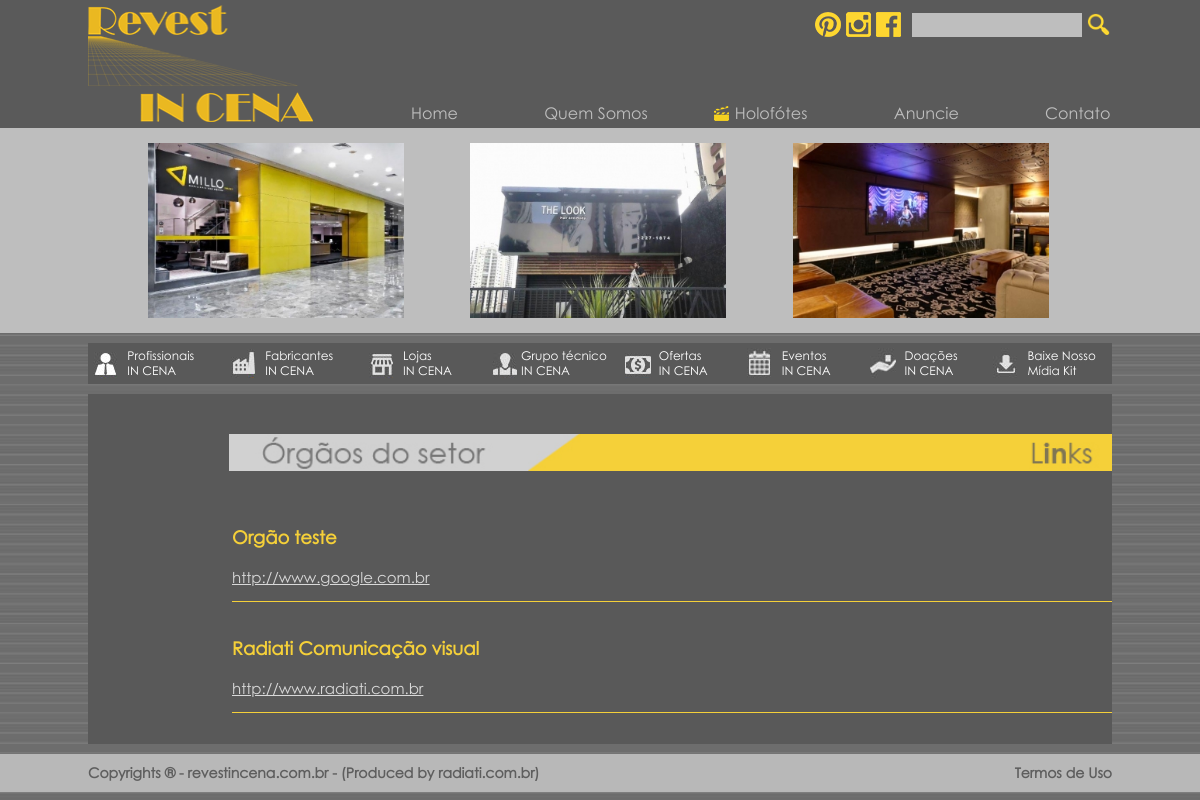
/orgaos-do-setor.php, run on the app's committed database.
### tables this page shows
CREATE TABLE IF NOT EXISTS `publicidade` (
  `id_p` int(11) NOT NULL AUTO_INCREMENT,
  `name_p` varchar(30) NOT NULL,
  `image_p` varchar(50) NOT NULL,
  `url_p` varchar(150) NOT NULL,
  PRIMARY KEY (`id_p`)
);

CREATE TABLE IF NOT EXISTS `orgaos` (
  `id_or` int(11) NOT NULL AUTO_INCREMENT,
  `title_or` varchar(150) NOT NULL,
  `url_or` varchar(150) NOT NULL,
  PRIMARY KEY (`id_or`)
);

### orgaos-do-setor.php (the view, shortened to what this page needs)
<?php $pagename = "holofotes";   ?>
<?php include_once('cms/php/conn.php'); mysqli_set_charset($conn, "utf8");?>
<!DOCTYPE html>
<html lang="pt-br">
	<head>
		<?php include_once('includes/head.php');?>
	</head>
	<body>
		<?php include_once('includes/header.php');?>
		<?php include_once('includes/menu.php');?>
		<div class="Centro FundoConteudo">
			<img src="imagens/tit-orgaos-setor.jpg" alt="Orgãos do Setor" class="Titulos TitulosGrandes right"/>
		<?php
			$SelectOrgaos = mysqli_query($conn, "SELECT * FROM orgaos ORDER BY title_or");
			while($orgaos = mysqli_fetch_object($SelectOrgaos)):
		?>
			<div class="BlocoConteudo1 BlocoQuemSomos right">
				<h2><?php echo $orgaos->title_or;?></h2>
				<br/>
				<p>
					<a href="<?php echo $orgaos->url_or;?>" target="_blank"><?php echo $orgaos->url_or;?></a>
				</p>
			</div>
		<?php
			endwhile;
		?>
			<div class="esp"></div>
		</div>
		<?php include_once('includes/footer.php');?>
	</body>
</html>

### includes/header.php (shortened to what this page needs)
		<header>
			<div class="FundoSuperior">
				<div class="Centro">
					<a href="index.php">
						<img src="imagens/logo.png" alt="logo" class="Logo"/>
					</a>
					<div class="RedesSociaisHeader">
						<div class="IconesEsquerda">
							<img src="imagens/icones/pinterest.png" alt="Pinterest" class="Icones"/>
							<img src="imagens/icones/instagram.png" alt="Instagram" class="Icones"/>
							<img src="imagens/icones/fb.png" alt="Facebook" class="Icones"/>
						</div>
						<div class="FormDireita">
							<form name="buscar" method="post" action="">
								<input type="text" name="busca"/>
								<button onclick="this.submit();">
									<img src="imagens/icones/lupa.png" alt="Lupa"/>
								</button>
							</form>
						</div>
					</div>
					<nav>
						<ul class="MenuSuperior">
<?php
        if($pagename=="home"){
?>
							<li style="background-position: 35px 3px;" class="claquete_ativa" id="hover_claquete">
								<a href="index.php" style="margin-right:48px;">
									Home
								</a>
							</li>
							<li style="background-position: 18px 3px; width: 150px;" id="hover_claquete">
								<a href="quem-somos.php" style="margin-right:8px;">
									Quem Somos
								</a>
							</li>
							<li style="background-position: 58px 3px;" id="hover_claquete">
								<a href="#">
									Holofótes
								</a>
								<ul class="Dropdown">
									<li onclick="location.href='personalidades.php'">
										<a href="personalidades.php">Personalidades IN CENA</a>
									</li>
									<li onclick="location.href='materias.php'">
										<a href="materias.php">Matérias e Artigos</a>
									</li>
									<li onclick="location.href='orgaos-do-setor.php'">
										<a href="orgaos-do-setor.php">Orgãos do Setor</a>
									</li>
									<li onclick="location.href='noticias.php'">
										<a href="noticias.php">Notícias</a>
									</li>
									<li onclick="location.href='projetos.php'">
										<a href="projetos.php">Projetos</a>
									</li>
                                    <li onclick="location.href='newsletter.php'">
										<a href="newsletter.php">Newsletter</a>
									</li>
								</ul>
							</li>
							<li style="background-position: 65px 3px;" id="hover_claquete">
								<a href="#">
									Anuncie
								</a>
							</li>
							<li style="background-position: 63px 3px;" id="hover_claquete">
								<a href="contato.php">
									Contato
								</a>
							</li>
<?php }elseif($pagename=="holofotes"){ ?>
							<li style="background-position: 35px 3px;"  id="hover_claquete">
								<a href="index.php" style="margin-right:48px;">
									Home
								</a>
							</li>
							<li style="background-position: 18px 3px; width: 150px;" id="hover_claquete">
								<a href="quem-somos.php" style="margin-right:8px;">
									Quem Somos
								</a>
							</li>
							<li style="background-position: 58px 3px;" id="hover_claquete" class="claquete_ativa">
								<a href="#">
									Holofótes
								</a>
							</li>
							<li style="background-position: 65px 3px;" id="hover_claquete">
								<a href="#">
									Anuncie
								</a>
							</li>
                            <li style="background-position: 63px 3px;" id="hover_claquete">
								<a href="contato.php">
									Contato
								</a>
							</li>
<?php }else if(!isset($pagename)){ ?>
							<li style="background-position: 35px 3px;"  id="hover_claquete" class="claquete_ativa">
								<a href="index.php" style="margin-right:48px;">
									Home
								</a>
							</li>
							<li style="background-position: 18px 3px; width: 150px;" id="hover_claquete">
								<a href="quem-somos.php" style="margin-right:8px;">
									Quem Somos
								</a>
							</li>
							<li style="background-position: 58px 3px;" id="hover_claquete" >
								<a href="#">
									Holofótes
								</a>
								<ul class="Dropdown">
									<li onclick="location.href='personalidades.php'">
										<a href="personalidades.php">Personalidades IN CENA</a>
									</li>
									<li onclick="location.href='materias.php'">
										<a href="materias.php">Matérias e Artigos</a>
									</li>
									<li onclick="location.href='orgaos-do-setor.php'">
										<a href="orgaos-do-setor.php">Orgãos do Setor</a>
									</li>
									<li onclick="location.href='noticias.php'">
										<a href="noticias.php">Notícias</a>
									</li>
									<li onclick="location.href='projetos.php'">
										<a href="projetos.php">Projetos</a>
									</li>
                                           <li onclick="location.href='newsletter.php'">
										<a href="newsletter.php">Newsletter</a>
									</li>
								</ul>
							</li>
							<li style="background-position: 65px 3px;" id="hover_claquete">
								<a href="#">
									Anuncie
								</a>
							</li>
                            <li style="background-position: 63px 3px;" id="hover_claquete">
								<a href="contato.php">
									Contato
								</a>
							</li>
<?php } ?>
                        </ul>
					</nav>
					<div class="esp"></div>
				</div>
			</div>
			<div class="FundoInferior">
				<div class="Centro DestaqueTopo">
					<?php
						$SelectPublict = mysqli_query($conn, "SELECT * FROM publicidade LIMIT 0, 3");
						while($Publict=mysqli_fetch_object($SelectPublict)):
						if($Publict->image_p!=''):
					?>
						<a href="<?php echo $Publict->url_p?>" target="_blank">
							<img src="cms/imagens/publicidade/<?php echo $Publict->image_p?>" alt="destaque" class="ImagemDestaqueTopo"/>
						</a>
					<?php
						endif;
						endwhile;
					?>
					<div class="esp"></div>
				</div>
			</div>
		</header>

### css/style.css (style rules this page uses)
* { padding: 0; margin: 0; font-family: "Century Gothic"; outline: none; }
body { background: url(../imagens/fundo.jpg); }
header { width: 100%; height: auto; }
.FundoSuperior, .FundoInferior { width: 100%; height: auto; }
.FundoSuperior { padding: 5px 0; background: #5a5a5a; }
.FundoInferior { padding: 10px 0; background: #bebebe; }
.esp { width: 100%; height: 1px; clear: both; }
.DestaqueTopo a { text-decoration: none; }
.SubMenu, .FundoConteudo { background: #595959; }
.FundoConteudo { padding: 10px; margin-top: 10px !important; }
.right { float: right; }

### css/mobile.css (style rules this page uses)
.FundoSuperior .MenuSuperior .claquete_ativa { background-image: url("../imagens/icones/claquete.png"); background-repeat: no-repeat; }
.Centro { height: auto; margin: auto; position: relative; width: 1024px; }
.FundoConteudo { width: 1004px !important; }
.Logo { float: left; height: auto; width: 22%; }
nav { bottom: 0; height: auto; margin-top: 20px; position: absolute; right: 0; width: 74%; }
.MenuSuperior { list-style: outside none none; }
.MenuSuperior li { float: left; text-align: right; width: 20%; }
.MenuSuperior li a { color: #bebebe; text-decoration: none; }
.RedesSociaisHeader { position: absolute; right: 0; top: 0; width: auto; }
.IconesEsquerda { float: left; padding-right: 10px; padding-top: 2px; text-align: right; width: 200px; }
.FormDireita { float: right; padding-top: 8px; width: 200px; }
.RedesSociaisHeader .Icones { padding-top: 5px; }
.RedesSociaisHeader input[type="text"] { background: #bebebe none repeat scroll 0 0; border: 0 none; padding: 4px 5px; width: 160px; }
.RedesSociaisHeader button { background: transparent none repeat scroll 0 0; border: 0 none; cursor: pointer; height: 24px; margin-left: 5px; padding: 0; position: absolute; width: 23px; }
.RedesSociaisHeader button img { height: auto; width: 100%; }
.ImagemDestaqueTopo { height: auto; margin-right: 2px; margin-top: 5px; margin-left: 60px; width: 25%; }
.Titulos { margin-bottom: 40px; margin-right: -10px; margin-top: 30px; z-index: 10; }
.TitulosGrandes { width: 883px; }
.BlocoConteudo1 { height: auto; padding-bottom: 15px; padding-right: 80px; padding-top: 15px; text-align: justify; width: 800px; }
.BlocoQuemSomos, .BlocoEventos { border-bottom: 1px solid #f5d039; margin-bottom: 20px; margin-right: -10px; }
.BlocoQuemSomos h2, .BlocoEventos h2 { color: #f5d039; font-family: "Century Gothic"; font-size: 18px; font-weight: bold; }
.BlocoQuemSomos p { color: #d9d9d9; font-size: 15px; }
.BlocoQuemSomos p a { color: inherit; font-size: inherit; font-weight: 100; }

### data on the page
publicidade: image_p (picture)
publicidade: image_p (picture)
publicidade: image_p (picture)
orgaos: title_or "Orgão teste", url_or "http://www.google.com.br"
orgaos: title_or "Radiati Comunicação visual", url_or "http://www.radiati.com.br"
